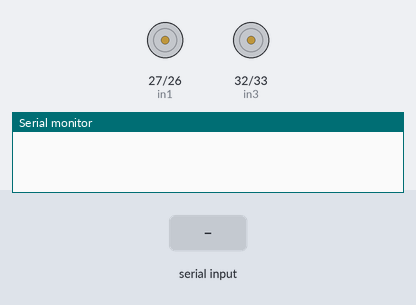
Recording of a sketch running on a simulated ESP32. On the bench: motor-driver pin pairs drawn as motors (green arrow = first pin HIGH = forward, orange = second pin HIGH = backward, longer = more drive, scaled by the enable pin), the last lines printed to the serial monitor. The test bench sets the inputs (shaded band).

Above: at 1.2 s.
1.3 s: "error_\n" received over Serial
At 1.7 s:
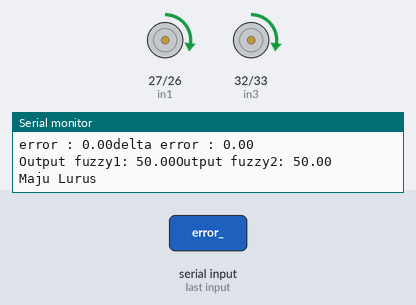
2.8 s: "error_90\n" received over Serial
At 4.0 s:
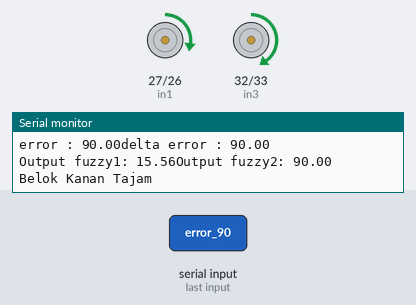
4.3 s: "error_,45\n" received over Serial
At 5.2 s:
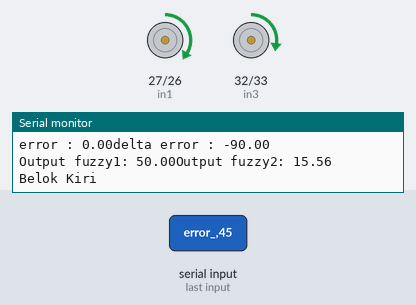
Timing chart, 0 to 7.3 s (numbered marks = the images above; inputs shaded):
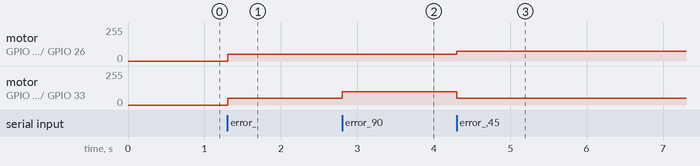

The sketch:

FLC_DriverL298N_V2.ino.ino
```cpp
#include <Fuzzy.h>

#define enA 14
#define in1 27
#define in2 26
#define enB 12
#define in3 32
#define in4 33

int motorSpeedA = 0;
int motorSpeedB = 0;


// Membuat objek Fuzzy/////////////////////////////////////////////////////////////////////////////////////////////////////////////////////////////////////////
Fuzzy *fuzzy = new Fuzzy();

// Mendefinisikan FuzzySet untuk input dan output
///////////////////////////////////////////////////////////////////////////////////////////////////////////////////////////////////////
//FuzzySet *Kiri_Tajam = new FuzzySet(-70, -70, -50, -30);
//FuzzySet *Kiri = new FuzzySet(-40, -30, -20, -10);
//FuzzySet *Lurus = new FuzzySet(-10, -5, 5, 10);
//FuzzySet *Kanan = new FuzzySet(10, 20 , 30, 40);
//FuzzySet *Kanan_Tajam = new FuzzySet(30, 50, 70, 70);

// Input membership function untuk delta_error
//FuzzySet *Delta_Kiri_Tajam = new FuzzySet(-70, -50, -30, -30);
//FuzzySet *Delta_Kiri = new FuzzySet(-40, -30, -20, -10);
//FuzzySet *Delta_Lurus = new FuzzySet(-10, -5, 5, 10);
//FuzzySet *Delta_Kanan = new FuzzySet(10, 20, 30, 40);
//FuzzySet *Delta_Kanan_Tajam = new FuzzySet(30, 50, 70, 70);
///////////////////////////////////////////////////////////////////////////////////////////////////////////////////////////////////////////////////////////

FuzzySet *Kiri_Tajam = new FuzzySet(-75, -75, -60, -45);
FuzzySet *Kiri = new FuzzySet(-60, -45, -30, -15);
FuzzySet *Lurus = new FuzzySet(-30, -15, 15, 30);
FuzzySet *Kanan = new FuzzySet(15, 30, 45, 60);
FuzzySet *Kanan_Tajam = new FuzzySet(45, 60, 75, 75);

// Input membership function untuk delta_error
FuzzySet *Delta_Kiri_Tajam = new FuzzySet(-75, -75, -60, -45);
FuzzySet *Delta_Kiri = new FuzzySet(-60, -45, -30, -15);
FuzzySet *Delta_Lurus = new FuzzySet(-30, -15, 15, 30);
FuzzySet *Delta_Kanan = new FuzzySet(15, 30, 45, 60);
FuzzySet *Delta_Kanan_Tajam = new FuzzySet(45, 60, 75, 75);


//// Output membership function (kecepatan motor kanan)
//FuzzySet *RightStop = new FuzzySet(0, 0, 5, 10);
//FuzzySet *RightPelan = new FuzzySet(50, 50, 75, 100);
//FuzzySet *RightSedang = new FuzzySet(100, 125, 150, 175);
//FuzzySet *RightCepat = new FuzzySet(175, 200, 225, 225);


//// Output membership function (kecepatan motor kiri)
//FuzzySet *LeftStop = new FuzzySet(0, 0, 0.5, 1);
//FuzzySet *LeftPelan = new FuzzySet(50, 50, 75, 100);
//FuzzySet *LeftSedang = new FuzzySet(100, 125, 150, 175);
//FuzzySet *LeftCepat = new FuzzySet(175, 200, 225, 225);
////////////////////////////////////////////////////////////////////////////////////////////////////////////////////////////////////////////////////

//// Output membership function (kecepatan motor kanan)
//FuzzySet *RightStop = new FuzzySet(0, 0, 5, 10);
FuzzySet *RightPelan = new FuzzySet(0, 0, 20, 40);
FuzzySet *RightSedang = new FuzzySet(20, 40, 60, 80);
FuzzySet *RightCepat = new FuzzySet(60, 80, 100, 120);


//// Output membership function (kecepatan motor kiri)
//FuzzySet *LeftStop = new FuzzySet(0, 0, 0.5, 1);
FuzzySet *LeftPelan = new FuzzySet(0, 0, 20, 40);
FuzzySet *LeftSedang = new FuzzySet(20, 40, 60, 80);
FuzzySet *LeftCepat = new FuzzySet(60, 80, 100, 120);

float previousError = 0; // Menyimpan nilai error sebelumnya

void addFuzzyRule(int ruleNumber, FuzzySet* input1, FuzzySet* input2, FuzzySet* output1, FuzzySet* output2) {
    FuzzyRuleAntecedent *antecedent = new FuzzyRuleAntecedent();
    antecedent->joinWithAND(input1, input2);

    FuzzyRuleConsequent *consequent = new FuzzyRuleConsequent();
    consequent->addOutput(output1);
    consequent->addOutput(output2);

    FuzzyRule *fuzzyRule = new FuzzyRule(ruleNumber, antecedent, consequent);
    fuzzy->addFuzzyRule(fuzzyRule);
}

void setup() {
    pinMode(enA, OUTPUT);
    pinMode(enB, OUTPUT);
    pinMode(in1, OUTPUT);
    pinMode(in2, OUTPUT);
    pinMode(in3, OUTPUT);
    pinMode(in4, OUTPUT);

    Serial.begin(115200);

    // Menambahkan FuzzyInput untuk error
    FuzzyInput *error = new FuzzyInput(1);
    error->addFuzzySet(Kiri_Tajam);
    error->addFuzzySet(Kiri);
    error->addFuzzySet(Lurus);
    error->addFuzzySet(Kanan);
    error->addFuzzySet(Kanan_Tajam);
    fuzzy->addFuzzyInput(error);

    // Menambahkan FuzzyInput untuk delta_error
    FuzzyInput *delta_error = new FuzzyInput(2);
    delta_error->addFuzzySet(Delta_Kiri_Tajam);
    delta_error->addFuzzySet(Delta_Kiri);
    delta_error->addFuzzySet(Delta_Lurus);
    delta_error->addFuzzySet(Delta_Kanan);
    delta_error->addFuzzySet(Delta_Kanan_Tajam);
    fuzzy->addFuzzyInput(delta_error);

    // Menambahkan FuzzyOutput untuk motor kanan dan kiri
    FuzzyOutput *MotorKanan = new FuzzyOutput(1);
    MotorKanan->addFuzzySet(RightPelan);
    MotorKanan->addFuzzySet(RightSedang);
    MotorKanan->addFuzzySet(RightCepat);
    fuzzy->addFuzzyOutput(MotorKanan);

    FuzzyOutput *MotorKiri = new FuzzyOutput(2);
    MotorKiri->addFuzzySet(LeftPelan);
    MotorKiri->addFuzzySet(LeftSedang);
    MotorKiri->addFuzzySet(LeftCepat);
    fuzzy->addFuzzyOutput(MotorKiri);

    // Menambahkan aturan fuzzy menggunakan fungsi
    addFuzzyRule(1, Kiri_Tajam, Delta_Kiri_Tajam, RightCepat, LeftPelan); //Kiri_Tajam
    addFuzzyRule(2, Kanan_Tajam, Delta_Kanan_Tajam, RightPelan, LeftCepat); //Kanan_Tajam
    //////////////// Lurus
    addFuzzyRule(3, Kiri, Delta_Kanan_Tajam, RightSedang, LeftSedang);
    addFuzzyRule(4, Lurus, Delta_Kiri, RightSedang, LeftSedang);
    addFuzzyRule(5, Lurus, Delta_Lurus, RightSedang, LeftSedang);
    addFuzzyRule(6, Lurus, Delta_Kanan, RightSedang, LeftSedang);
    addFuzzyRule(7, Kanan, Delta_Kiri_Tajam, RightSedang, LeftSedang);
    //////////////// Kiri
    addFuzzyRule(8, Kiri_Tajam, Delta_Kiri, RightSedang, LeftPelan);
    addFuzzyRule(9, Kiri_Tajam, Delta_Lurus, RightSedang, LeftPelan);
    addFuzzyRule(10, Kiri_Tajam, Delta_Kanan, RightSedang, LeftPelan);
    addFuzzyRule(11, Kiri_Tajam, Delta_Kanan_Tajam, RightSedang, LeftPelan);
    addFuzzyRule(12, Kiri, Delta_Kiri_Tajam, RightSedang, LeftPelan);
    addFuzzyRule(13, Kiri, Delta_Kiri, RightSedang, LeftPelan);
    addFuzzyRule(14, Kiri, Delta_Lurus, RightSedang, LeftPelan);
    addFuzzyRule(15, Kiri, Delta_Kanan_Tajam, RightSedang, LeftPelan);
    addFuzzyRule(16, Lurus, Delta_Kiri_Tajam, RightSedang, LeftPelan);
    //////////////// Kanan
    addFuzzyRule(17, Lurus, Delta_Kanan_Tajam, RightPelan, LeftSedang);
    addFuzzyRule(18, Kanan, Delta_Kiri, RightPelan, LeftSedang);
    addFuzzyRule(19, Kanan, Delta_Lurus, RightPelan, LeftSedang);
    addFuzzyRule(20, Kanan, Delta_Kanan, RightPelan, LeftSedang);
    addFuzzyRule(21, Kanan, Delta_Kanan_Tajam, RightPelan, LeftSedang);
    addFuzzyRule(22, Kanan_Tajam, Delta_Kiri_Tajam, RightPelan, LeftSedang);
    addFuzzyRule(23, Kanan_Tajam, Delta_Kiri, RightPelan, LeftSedang);
    addFuzzyRule(24, Kanan_Tajam, Delta_Lurus, RightPelan, LeftSedang);
    addFuzzyRule(25, Kanan_Tajam, Delta_Kanan, RightPelan, LeftSedang);
}

void loop(){
  if (Serial.available() > 0) {
    String data = Serial.readStringUntil('\n'); // Membaca data serial hingga newline (\n)

    if (data.startsWith("error_")) { // Memeriksa apakah data dimulai dengan "error_"
      String errorString = data.substring(6); // Mengambil substring setelah "error_"
      float currentError = errorString.toFloat(); // Mengkonversi substring ke nilai float
//      float deltaError = previousError - 0; // Menghitung delta_error dari nilai previousError dikurangi 0

      float deltaError = currentError - previousError; // Menghitung delta_error dari nilai previousError dikurangi error sebelumnya

      Serial.print("error : "); Serial.print(currentError ); Serial.print("delta error : "); Serial.println(deltaError );

      fuzzy->setInput(1, currentError); // Mengatur input fuzzy untuk error
      fuzzy->setInput(2, deltaError); // Mengatur input fuzzy untuk delta_error

      fuzzy->fuzzify(); // Melakukan fuzzifikasi

       // Mendefuzzifikasi output /////////////////////////////////////////////////////////////////////////////////////////////////////////////
      float output1 = fuzzy->defuzzify(1);
      float output2 = fuzzy->defuzzify(2);


      Serial.print("Output fuzzy1: "); Serial.print(output1 ); Serial.print("Output fuzzy2: "); Serial.println(output2 );

      // Mengatur kecepatan motor berdasarkan hasil defuzzifikasi dan aturan fuzzy
      int pwmValueKanan = 0;
      int pwmValueKiri = 0;

//FuzzySet *LeftPelan = new FuzzySet(0, 0, 20, 40);
//FuzzySet *LeftSedang = new FuzzySet(20, 40, 60, 80);
//FuzzySet *LeftCepat = new FuzzySet(60, 80, 100, 120);

//// Output membership function (kecepatan motor kiri)
//FuzzySet *LeftStop = new FuzzySet(0, 0, 0.5, 1);
//FuzzySet *LeftPelan = new FuzzySet(0, 0, 20, 40);
//FuzzySet *LeftSedang = new FuzzySet(20, 40, 60, 80);
//FuzzySet *LeftCepat = new FuzzySet(60, 80, 100, 120);

       if (output1 >= 60 && output2 >= 0 && output2 <= 40) { // BelokKiriTajam
        Serial.println("Belok Kiri Tajam");
        pwmValueKanan = 100; // Kecepatan motor kanan cepat
        pwmValueKiri = 50; // Kecepatan motor kiri pelan
      } else if (output1 >= 20 && output1 <= 80 && output2 >=0 && output2 <= 40) { // BelokKiri
        Serial.println("Belok Kiri");
        pwmValueKanan = 75; // Kecepatan motor kanan sedang
        pwmValueKiri = 50; // Kecepatan motor kiri pelan
      } else if (output1 >= 20 && output1 <= 80 && output2 >= 20 && output2 <= 80) { // MajuLurus
        Serial.println("Maju Lurus");
        pwmValueKanan = 50; // Kecepatan motor kanan sedang
        pwmValueKiri = 50; // Kecepatan motor kiri sedang
      } else if (output1 >= 0 && output1 <= 40 && output2 >= 20 && output2 <= 80) { // BelokKanan
        Serial.println("Belok Kanan");
        pwmValueKanan = 50; // Kecepatan motor kanan rendah
        pwmValueKiri = 75; // Kecepatan motor kiri sedang
      } else if (output1 >= 0 && output1 <= 40 && output2 >= 60) { // BelokKananTajam
        Serial.println("Belok Kanan Tajam");
        pwmValueKanan = 50; // Kecepatan motor kanan sedang
        pwmValueKiri = 100; // Kecepatan motor kiri tinggi
      }


      // Menulis nilai PWM ke motor driver
      analogWrite(enA, pwmValueKanan);
      analogWrite(enB, pwmValueKiri);

      // Mengatur arah motor
      digitalWrite(in1, HIGH);
      digitalWrite(in2, LOW);
      digitalWrite(in3, HIGH);
      digitalWrite(in4, LOW);

      previousError = currentError; // Menyimpan currentError sebagai previousError untuk perhitungan berikutnya
    }
  }
}
```

Measured:
- after the input at 1.3 s, motor on GPIO 27 (in1) / GPIO 26 (in2), motor on GPIO 32 (in3) / GPIO 33 (in4): stopped → forward 50/255 at once
- after the input at 2.8 s, motor on GPIO 32 (in3) / GPIO 33 (in4): forward 50/255 → forward 100/255 at once
- after the input at 4.3 s, motor on GPIO 27 (in1) / GPIO 26 (in2): forward 50/255 → forward 75/255 at once; motor on GPIO 32 (in3) / GPIO 33 (in4): forward 100/255 → forward 50/255 at once
